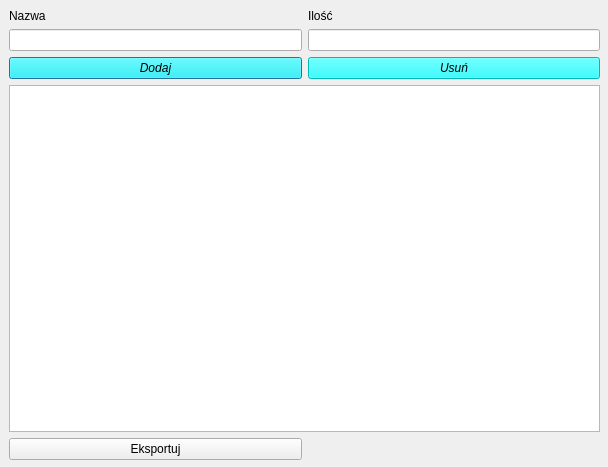
<?xml version="1.0" encoding="UTF-8"?>
<ui version="4.0">
 <class>Dialog</class>
 <widget class="QDialog" name="Dialog">
  <property name="geometry">
   <rect>
    <x>0</x>
    <y>0</y>
    <width>608</width>
    <height>467</height>
   </rect>
  </property>
  <property name="windowTitle">
   <string>Dialog</string>
  </property>
  <widget class="QWidget" name="gridLayoutWidget">
   <property name="geometry">
    <rect>
     <x>9</x>
     <y>9</y>
     <width>591</width>
     <height>451</height>
    </rect>
   </property>
   <layout class="QGridLayout" name="gridLayout">
    <item row="1" column="0">
     <widget class="QLabel" name="label">
      <property name="text">
       <string>Nazwa</string>
      </property>
     </widget>
    </item>
    <item row="3" column="0">
     <widget class="QPushButton" name="addButton">
      <property name="styleSheet">
       <string notr="true">background-color: cyan;
font-style: italic;</string>
      </property>
      <property name="text">
       <string>Dodaj</string>
      </property>
     </widget>
    </item>
    <item row="2" column="1">
     <widget class="QLineEdit" name="amountEdit"/>
    </item>
    <item row="2" column="0">
     <widget class="QLineEdit" name="nameEdit"/>
    </item>
    <item row="3" column="1">
     <widget class="QPushButton" name="removeButton">
      <property name="styleSheet">
       <string notr="true">background-color: cyan;
font-style: italic;</string>
      </property>
      <property name="text">
       <string>Usuń</string>
      </property>
     </widget>
    </item>
    <item row="1" column="1">
     <widget class="QLabel" name="label_2">
      <property name="text">
       <string>Ilość</string>
      </property>
     </widget>
    </item>
    <item row="5" column="0">
     <widget class="QPushButton" name="exportButton">
      <property name="text">
       <string>Eksportuj</string>
      </property>
     </widget>
    </item>
    <item row="4" column="0" colspan="2">
     <widget class="QListWidget" name="productList"/>
    </item>
   </layout>
  </widget>
 </widget>
 <resources/>
 <connections/>
</ui>
